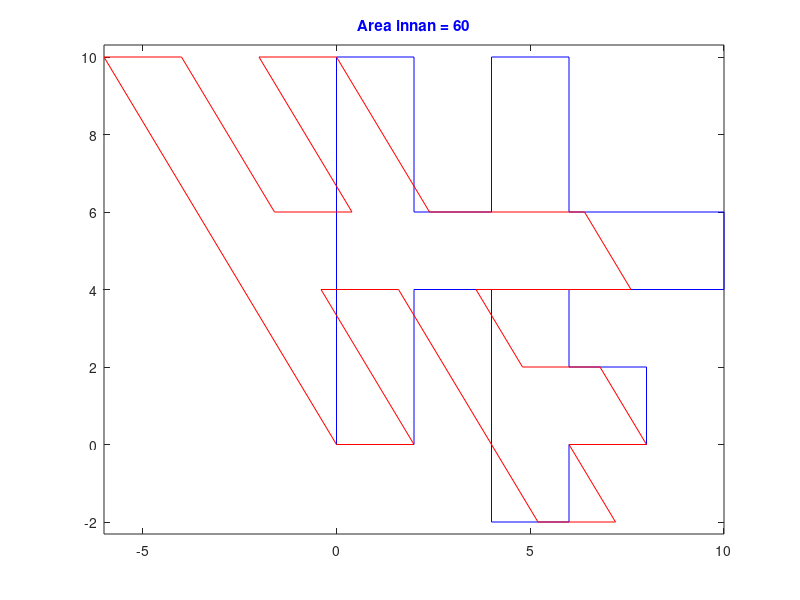

The MATLAB source for this figure: (Note: this script raises an error after producing the figure.)
%Determinant
clear
close all

%Definera matrisen
startmatris=[0 2 2 4 4 6 6 8 8 6 6 10 10 6 6 4 4 2 2 0 0 ; % Ser ut som ett H med ett F i sig
             0 0 4 4 -2 -2 0 0 2 2 4 4 6 6 10 10 6 6 10 10 0 ];

%Definera x och y värden
xpos = startmatris(1,:); %Rad 1 = x värden
ypos = startmatris(2,:); %Rad 2 = y värden

%% Determinat genom Skjuvning
% Definiera hur mycket matrisen ska skjutas i x-led
a = -0.6;

%Definera avbildnings matrisen
xs = xpos + ypos * a;
% ys = ypos;

% Area av startmatrisen
area_startmatris = abs(polyarea(xpos,ypos));

% Area av avbildningsmatrisen
area_avbildning = abs(polyarea(xs,ypos));

%Plot startmatrisen och avbidlingmatrisen
figure(1)
plot(xpos,ypos,'-b',xs,ypos,'-r')
axis equal;
title(['\color{blue}Area innan = ' num2str(area_startmatris)]);
subtitle(['\color{red}Area efter = ' num2str(area_avbildning)]);
legend('Innan', 'Efter')
